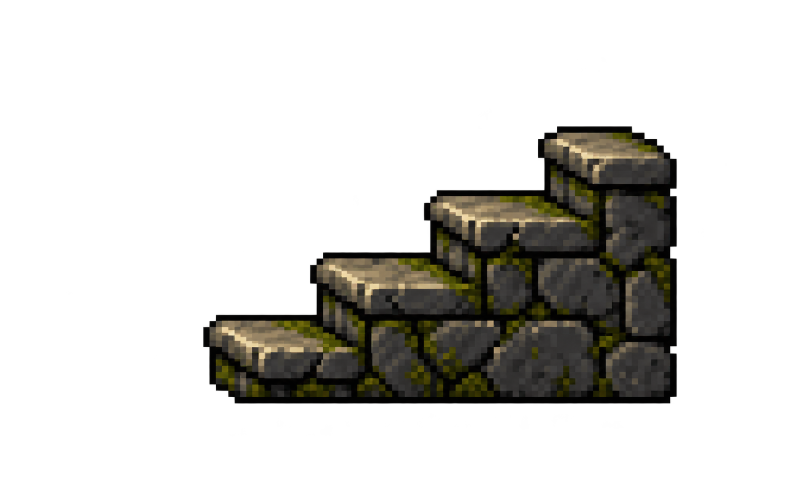
#> input picture art/scale64-sample/stairs-side-generated.png, 1619 x 971 px (shown at 1/2 size)
$ python build-map64.py
#> lines starting #> are read from the running program, lines starting #| are printed output that depends on the picture; after the words box and inside, x2 and y2 are one past the last pixel; in counts of white or black regions, pixels touching at a corner belong together
#> further down, side_stairs is the input picture: PIL image 1619x971 RGBA; mean R, G, B, A 12.5, 11.6, 8.5, 55.7
"""Build native 64 px map atlases from approved 64 px art and generated details."""
from pathlib import Path
import json
import hashlib
import numpy as np
from PIL import Image

ROOT=Path(__file__).resolve().parents[1]
ART=ROOT/'art'

def keyed(piece):
    a=np.array(piece.convert('RGBA'))
    magenta=(a[:,:,0]>170)&(a[:,:,2]>170)&(a[:,:,1]<110)
#> magenta: shape (971, 1619) bool; every value is 0
    a[magenta]=0
    a[:,:,3]=np.where(a[:,:,3]>=128,255,0)
    a[a[:,:,3]==0,:3]=0
#> a: shape (971, 1619, 4); mean R, G, B, A 12.5, 11.6, 8.4, 56.2
    return Image.fromarray(a,'RGBA')

def fit(piece,size=64,body=56,bottom=60):
    piece=keyed(piece)
    bbox=piece.getchannel('A').getbbox()
#> bbox = (407, 253, 1353, 807)
    if not bbox: raise ValueError('empty source cell')
    piece=piece.crop(bbox)
    factor=min(size/piece.width,body/piece.height)
#> factor = 0.0578
    w,h=max(1,round(piece.width*factor)),max(1,round(piece.height*factor))
#> w = 55; h = 32
    piece=piece.resize((w,h),Image.Resampling.BOX)
#> piece: PIL image 55x32 RGBA
    alpha=piece.getchannel('A').point(lambda value:255 if value>=128 else 0)
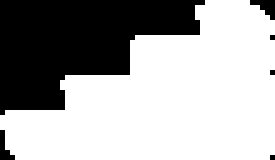
#> alpha: PIL image 55x32 L (shown 5 times larger); 65.9% white; 6 black regions (5 under 20 px), largest, box (x1, y1, x2, y2) and area: (0, 0, 41, 23) 577
    piece.putalpha(alpha)
    result=Image.new('RGBA',(64,64))
#> result: PIL image 64x64 RGBA; every value is 0
    result.alpha_composite(piece,((64-w)//2,bottom-h))
    return result

sample=ART/'scale64-sample'
side_stairs=Image.open(sample/'stairs-side-generated.png').convert('RGBA')
side_stairs=fit(side_stairs,size=58,body=32,bottom=60)
side_stairs.save(sample/'stairs-side-64.png')
floor=Image.open(sample/'floor-64.png').convert('RGB')
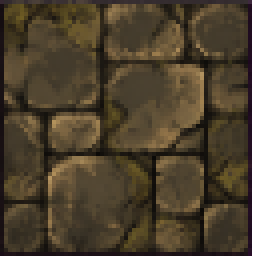
#> input picture art/scale64-sample/floor-64.png, 64 x 64 px (shown 4 times larger)
floor=floor.resize((64,64),Image.Resampling.BOX)
variant=floor.transpose(Image.Transpose.FLIP_LEFT_RIGHT)
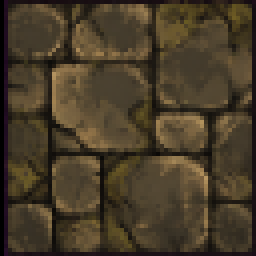
#> variant: PIL image 64x64 RGB (shown 4 times larger); mean R, G, B 71.7, 59.8, 40.7
common_lr=np.mean([np.asarray(floor)[:,0],np.asarray(floor)[:,-1],np.asarray(variant)[:,0],np.asarray(variant)[:,-1]],axis=0).astype('uint8')
#> common_lr = 64 rows, first 8: [15, 7, 12], [12, 7, 9], [10, 7, 8], [11, 7, 9], [10, 7, 8], [10, 6, 8], [10, 6, 8], [11, 7, 9]
common_tb=np.mean([np.asarray(floor)[0],np.asarray(floor)[-1],np.asarray(variant)[0],np.asarray(variant)[-1]],axis=0).astype('uint8')
#> common_tb = 64 rows, first 8: [14, 6, 11], [31, 13, 29], [27, 17, 21], [29, 19, 20], [31, 21, 21], [32, 21, 21], [27, 17, 20], [30, 19, 21]
floors=[]
for tile in (floor,variant):
    a=np.array(tile)
    a[:,0]=a[:,-1]=common_lr
    a[0]=a[-1]=common_tb
    a[0,0]=a[0,-1]=a[-1,0]=a[-1,-1]=common_lr[0]
    floors.append(Image.fromarray(a,'RGB'))
#> this loop made 2 passes
#> a: shape (64, 64, 3)
#> after the loop, floors = 2 items
terrain=Image.new('RGB',(128,128),(24,24,20))
terrain.paste(floors[0],(0,0));terrain.paste(floors[1],(64,0))
terrain.paste(floors[1],(0,64));terrain.paste(floors[0],(64,64))
terrain.save(ART/'terrain/crypt/atlas-64.png')
zone_colors=['#293a32','#234247','#40382d','#482f2b','#304352','#3d3245','#34442d','#364049','#34334e','#484638']
zone_atlas=Image.new('RGB',(128,128*len(zone_colors)))
#> zone_atlas: PIL image 128x1280 RGB; every value is 0
base=np.asarray(terrain).astype(float)
for index,hex_color in enumerate(zone_colors):
    color=np.array([int(hex_color[i:i+2],16) for i in (1,3,5)],dtype=float)
    luminance=np.mean(base,axis=2,keepdims=True)
    detail=(base-np.mean(base,axis=2,keepdims=True))*.35
    tinted=np.clip(color[None,None,:]*(.45+luminance/90)+detail,0,255).astype('uint8')
    zone_atlas.paste(Image.fromarray(tinted,'RGB'),(0,index*128))
#> this loop made 10 passes
#> pass 1, `luminance=np.mean(base,axis=2,keepdims=True)`:
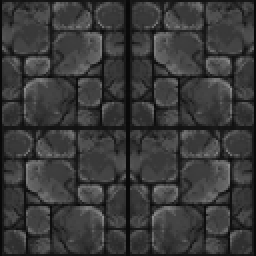
#> luminance: shape (128, 128, 1) float64 (shown 2 times larger); min 7.67, max 142.7, mean 57.4
#> pass 1, `detail=(base-np.mean(base,axis=2,keepdims=True))*.35`:
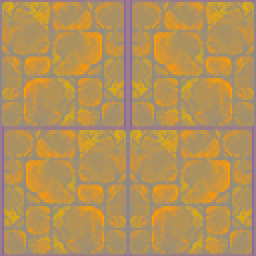
#> detail: shape (128, 128, 3) float64 (shown 2 times larger); mean R, G, B 5.01, 0.84, -5.85; drawn with min black and max white
#> after the loop:
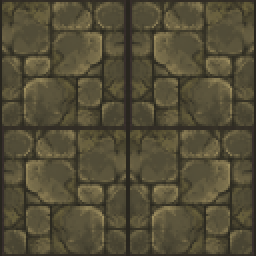
#> tinted: shape (128, 128, 3) (shown 2 times larger); mean R, G, B 82.8, 76.5, 54.6
#> after the loop:
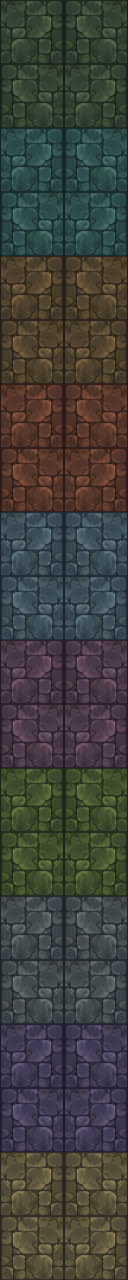
#> zone_atlas: PIL image 128x1280 RGB; mean R, G, B 64.4, 65.3, 60.2
zone_atlas.save(ART/'terrain/crypt/atlas-zones-64.png')

#> (the run stopped early here; a loop or call above may not have finished)
